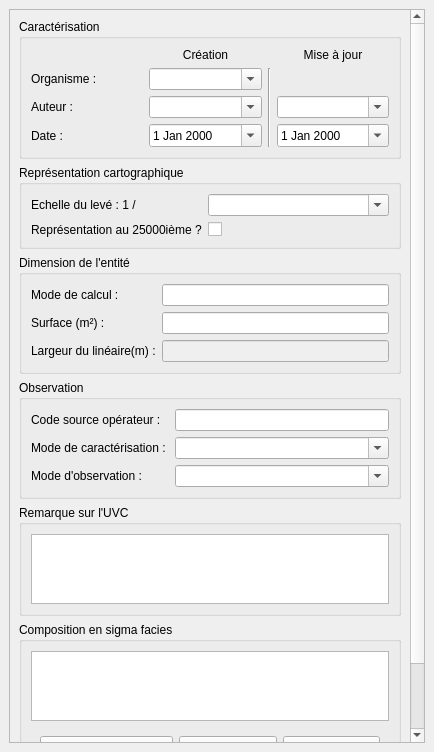
<?xml version="1.0" encoding="UTF-8"?>
<ui version="4.0">
 <class>uvc</class>
 <widget class="QDockWidget" name="uvc">
  <property name="geometry">
   <rect>
    <x>0</x>
    <y>0</y>
    <width>434</width>
    <height>752</height>
   </rect>
  </property>
  <property name="windowTitle">
   <string>Saisie d'une UVC</string>
  </property>
  <widget class="QWidget" name="dockWidgetContents">
   <layout class="QVBoxLayout" name="verticalLayout_3">
    <item>
     <widget class="QScrollArea" name="scrollArea">
      <property name="widgetResizable">
       <bool>true</bool>
      </property>
      <widget class="QWidget" name="scrollAreaWidgetContents">
       <property name="geometry">
        <rect>
         <x>0</x>
         <y>0</y>
         <width>397</width>
         <height>744</height>
        </rect>
       </property>
       <layout class="QVBoxLayout" name="verticalLayout">
        <item>
         <widget class="QGroupBox" name="groupBox_3">
          <property name="title">
           <string>Caractérisation</string>
          </property>
          <layout class="QGridLayout" name="gridLayout">
           <item row="0" column="1">
            <widget class="QLabel" name="label_7">
             <property name="text">
              <string>Création</string>
             </property>
             <property name="alignment">
              <set>Qt::AlignCenter</set>
             </property>
            </widget>
           </item>
           <item row="0" column="4">
            <widget class="QLabel" name="label_8">
             <property name="text">
              <string>Mise à jour</string>
             </property>
             <property name="alignment">
              <set>Qt::AlignCenter</set>
             </property>
            </widget>
           </item>
           <item row="1" column="0">
            <widget class="QLabel" name="label_5">
             <property name="text">
              <string>Organisme :</string>
             </property>
            </widget>
           </item>
           <item row="1" column="1">
            <widget class="QComboBox" name="orga_crea">
             <property name="editable">
              <bool>true</bool>
             </property>
            </widget>
           </item>
           <item row="2" column="0">
            <widget class="QLabel" name="label_4">
             <property name="text">
              <string>Auteur :</string>
             </property>
            </widget>
           </item>
           <item row="2" column="1">
            <widget class="QComboBox" name="aut_crea">
             <property name="editable">
              <bool>true</bool>
             </property>
            </widget>
           </item>
           <item row="2" column="4">
            <widget class="QComboBox" name="aut_maj">
             <property name="editable">
              <bool>true</bool>
             </property>
            </widget>
           </item>
           <item row="3" column="0">
            <widget class="QLabel" name="label_6">
             <property name="text">
              <string>Date :</string>
             </property>
            </widget>
           </item>
           <item row="3" column="1">
            <widget class="QDateEdit" name="date_crea">
             <property name="calendarPopup">
              <bool>true</bool>
             </property>
            </widget>
           </item>
           <item row="3" column="4">
            <widget class="QDateEdit" name="date_maj">
             <property name="calendarPopup">
              <bool>true</bool>
             </property>
            </widget>
           </item>
           <item row="1" column="3" rowspan="3">
            <widget class="Line" name="line">
             <property name="orientation">
              <enum>Qt::Vertical</enum>
             </property>
            </widget>
           </item>
          </layout>
         </widget>
        </item>
        <item>
         <widget class="QGroupBox" name="groupBox_2">
          <property name="title">
           <string>Représentation cartographique</string>
          </property>
          <layout class="QFormLayout" name="formLayout_2">
           <item row="0" column="0">
            <widget class="QLabel" name="label_2">
             <property name="text">
              <string>Echelle du levé : 1 / </string>
             </property>
            </widget>
           </item>
           <item row="0" column="1">
            <widget class="QComboBox" name="echelle">
             <property name="editable">
              <bool>true</bool>
             </property>
            </widget>
           </item>
           <item row="1" column="0">
            <widget class="QLabel" name="label_3">
             <property name="text">
              <string>Représentation au 25000ième ?</string>
             </property>
            </widget>
           </item>
           <item row="1" column="1">
            <widget class="QCheckBox" name="repr_carto">
             <property name="text">
              <string/>
             </property>
            </widget>
           </item>
          </layout>
         </widget>
        </item>
        <item>
         <widget class="QGroupBox" name="groupBox_dim_polygon">
          <property name="title">
           <string>Dimension de l'entité</string>
          </property>
          <layout class="QFormLayout" name="formLayout_7">
           <item row="2" column="0">
            <widget class="QLabel" name="label_11">
             <property name="text">
              <string>Surface (m²) : </string>
             </property>
            </widget>
           </item>
           <item row="2" column="1">
            <widget class="QLineEdit" name="surface">
             <property name="readOnly">
              <bool>true</bool>
             </property>
            </widget>
           </item>
           <item row="3" column="0">
            <widget class="QLabel" name="label">
             <property name="text">
              <string>Largeur du linéaire(m) :</string>
             </property>
            </widget>
           </item>
           <item row="3" column="1">
            <widget class="QLineEdit" name="larg_lin">
             <property name="enabled">
              <bool>false</bool>
             </property>
             <property name="readOnly">
              <bool>false</bool>
             </property>
            </widget>
           </item>
           <item row="1" column="1">
            <widget class="QLineEdit" name="calc_surf">
             <property name="readOnly">
              <bool>true</bool>
             </property>
            </widget>
           </item>
           <item row="1" column="0">
            <widget class="QLabel" name="label_9">
             <property name="text">
              <string>Mode de calcul :</string>
             </property>
            </widget>
           </item>
          </layout>
         </widget>
        </item>
        <item>
         <widget class="QGroupBox" name="groupBox_8">
          <property name="title">
           <string>Observation</string>
          </property>
          <layout class="QFormLayout" name="formLayout">
           <item row="0" column="0">
            <widget class="QLabel" name="label_15">
             <property name="text">
              <string>Code source opérateur : </string>
             </property>
            </widget>
           </item>
           <item row="0" column="1">
            <widget class="QLineEdit" name="cd_src_op"/>
           </item>
           <item row="1" column="0">
            <widget class="QLabel" name="label_13">
             <property name="text">
              <string>Mode de caractérisation : </string>
             </property>
            </widget>
           </item>
           <item row="1" column="1">
            <widget class="QComboBox" name="mode_carac">
             <property name="editable">
              <bool>true</bool>
             </property>
            </widget>
           </item>
           <item row="2" column="0">
            <widget class="QLabel" name="label_14">
             <property name="text">
              <string>Mode d'observation : </string>
             </property>
            </widget>
           </item>
           <item row="2" column="1">
            <widget class="QComboBox" name="mode_obser">
             <property name="editable">
              <bool>true</bool>
             </property>
             <property name="sizeAdjustPolicy">
              <enum>QComboBox::AdjustToContents</enum>
             </property>
            </widget>
           </item>
          </layout>
         </widget>
        </item>
        <item>
         <widget class="QGroupBox" name="gb_rmq">
          <property name="title">
           <string>Remarque sur l'UVC</string>
          </property>
          <layout class="QVBoxLayout" name="verticalLayout_2">
           <item>
            <widget class="QTextEdit" name="remarque"/>
           </item>
          </layout>
         </widget>
        </item>
        <item>
         <widget class="QGroupBox" name="rel_sigmaf">
          <property name="title">
           <string>Composition en sigma facies</string>
          </property>
          <layout class="QVBoxLayout" name="verticalLayout_4">
           <item>
            <widget class="QTableWidget" name="tbl_sigmaf">
             <property name="editTriggers">
              <set>QAbstractItemView::NoEditTriggers</set>
             </property>
            </widget>
           </item>
           <item>
            <widget class="QWidget" name="qwidget" native="true">
             <layout class="QGridLayout" name="gridLayout_2">
              <item row="0" column="0">
               <widget class="QPushButton" name="add">
                <property name="text">
                 <string>Ajouter un sigma facies</string>
                </property>
               </widget>
              </item>
              <item row="0" column="1">
               <widget class="QPushButton" name="edit">
                <property name="text">
                 <string>Modifier</string>
                </property>
               </widget>
              </item>
              <item row="0" column="2">
               <widget class="QPushButton" name="delt">
                <property name="text">
                 <string>Supprimer</string>
                </property>
               </widget>
              </item>
             </layout>
            </widget>
           </item>
          </layout>
         </widget>
        </item>
        <item>
         <widget class="QPushButton" name="valid_btn">
          <property name="text">
           <string>Valider</string>
          </property>
         </widget>
        </item>
       </layout>
      </widget>
     </widget>
    </item>
   </layout>
  </widget>
 </widget>
 <tabstops>
  <tabstop>scrollArea</tabstop>
  <tabstop>orga_crea</tabstop>
  <tabstop>aut_crea</tabstop>
  <tabstop>date_crea</tabstop>
  <tabstop>aut_maj</tabstop>
  <tabstop>date_maj</tabstop>
  <tabstop>echelle</tabstop>
  <tabstop>repr_carto</tabstop>
  <tabstop>calc_surf</tabstop>
  <tabstop>surface</tabstop>
  <tabstop>larg_lin</tabstop>
  <tabstop>cd_src_op</tabstop>
  <tabstop>mode_carac</tabstop>
  <tabstop>mode_obser</tabstop>
  <tabstop>remarque</tabstop>
  <tabstop>tbl_sigmaf</tabstop>
  <tabstop>add</tabstop>
  <tabstop>edit</tabstop>
  <tabstop>delt</tabstop>
  <tabstop>valid_btn</tabstop>
 </tabstops>
 <resources/>
 <connections/>
</ui>
